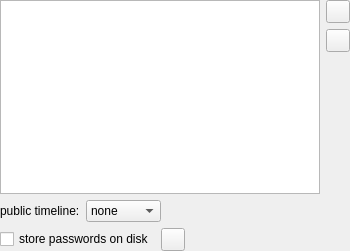
<?xml version="1.0" encoding="UTF-8"?>
<ui version="4.0">
 <class>Accounts</class>
 <widget class="QWidget" name="Accounts">
  <property name="geometry">
   <rect>
    <x>0</x>
    <y>0</y>
    <width>350</width>
    <height>251</height>
   </rect>
  </property>
  <property name="minimumSize">
   <size>
    <width>350</width>
    <height>251</height>
   </size>
  </property>
  <property name="windowTitle">
   <string notr="true"/>
  </property>
  <layout class="QHBoxLayout" name="horizontalLayout_3">
   <property name="margin">
    <number>0</number>
   </property>
   <item>
    <layout class="QVBoxLayout" name="verticalLayout">
     <property name="spacing">
      <number>-1</number>
     </property>
     <item>
      <widget class="AccountsView" name="accountsView">
       <property name="horizontalScrollBarPolicy">
        <enum>Qt::ScrollBarAsNeeded</enum>
       </property>
       <property name="selectionMode">
        <enum>QAbstractItemView::SingleSelection</enum>
       </property>
       <property name="selectionBehavior">
        <enum>QAbstractItemView::SelectRows</enum>
       </property>
       <property name="indentation">
        <number>0</number>
       </property>
       <property name="itemsExpandable">
        <bool>false</bool>
       </property>
       <property name="wordWrap">
        <bool>true</bool>
       </property>
       <property name="expandsOnDoubleClick">
        <bool>false</bool>
       </property>
      </widget>
     </item>
     <item>
      <layout class="QHBoxLayout" name="horizontalLayout">
       <item>
        <widget class="QLabel" name="publicTimelineLabel">
         <property name="text">
          <string>public timeline:</string>
         </property>
        </widget>
       </item>
       <item>
        <widget class="QComboBox" name="publicTimelineComboBox">
         <item>
          <property name="text">
           <string>none</string>
          </property>
         </item>
         <item>
          <property name="text">
           <string>Twitter</string>
          </property>
         </item>
         <item>
          <property name="text">
           <string>Identi.ca</string>
          </property>
         </item>
         <item>
          <property name="text">
           <string>both</string>
          </property>
         </item>
        </widget>
       </item>
       <item>
        <spacer name="horizontalSpacer">
         <property name="orientation">
          <enum>Qt::Horizontal</enum>
         </property>
         <property name="sizeHint" stdset="0">
          <size>
           <width>40</width>
           <height>20</height>
          </size>
         </property>
        </spacer>
       </item>
      </layout>
     </item>
     <item>
      <layout class="QHBoxLayout" name="horizontalLayout_2">
       <property name="spacing">
        <number>-1</number>
       </property>
       <item>
        <widget class="QCheckBox" name="passwordsCheckBox">
         <property name="text">
          <string>store passwords on disk</string>
         </property>
        </widget>
       </item>
       <item>
        <widget class="QToolButton" name="disclaimerButton">
         <property name="text">
          <string notr="true"/>
         </property>
         <property name="icon">
          <iconset resource="../../res/resources.qrc">
           <normaloff>:/icons/warning_16.png</normaloff>:/icons/warning_16.png</iconset>
         </property>
        </widget>
       </item>
       <item>
        <spacer name="horizontalSpacer_2">
         <property name="orientation">
          <enum>Qt::Horizontal</enum>
         </property>
         <property name="sizeHint" stdset="0">
          <size>
           <width>40</width>
           <height>20</height>
          </size>
         </property>
        </spacer>
       </item>
      </layout>
     </item>
    </layout>
   </item>
   <item>
    <layout class="QVBoxLayout" name="verticalLayout_4">
     <item>
      <widget class="QToolButton" name="addAccountButton">
       <property name="icon">
        <iconset resource="../../res/resources.qrc">
         <normaloff>:/icons/add_48.png</normaloff>:/icons/add_48.png</iconset>
       </property>
      </widget>
     </item>
     <item>
      <widget class="QToolButton" name="deleteAccountButton">
       <property name="icon">
        <iconset resource="../../res/resources.qrc">
         <normaloff>:/icons/cancel_48.png</normaloff>:/icons/cancel_48.png</iconset>
       </property>
      </widget>
     </item>
     <item>
      <spacer name="verticalSpacer_3">
       <property name="orientation">
        <enum>Qt::Vertical</enum>
       </property>
       <property name="sizeHint" stdset="0">
        <size>
         <width>20</width>
         <height>40</height>
        </size>
       </property>
      </spacer>
     </item>
    </layout>
   </item>
  </layout>
 </widget>
 <customwidgets>
  <customwidget>
   <class>AccountsView</class>
   <extends>QTreeView</extends>
   <header>accountsview.h</header>
  </customwidget>
 </customwidgets>
 <tabstops>
  <tabstop>accountsView</tabstop>
  <tabstop>addAccountButton</tabstop>
  <tabstop>deleteAccountButton</tabstop>
  <tabstop>publicTimelineComboBox</tabstop>
  <tabstop>passwordsCheckBox</tabstop>
  <tabstop>disclaimerButton</tabstop>
 </tabstops>
 <resources>
  <include location="../../res/resources.qrc"/>
 </resources>
 <connections/>
</ui>
